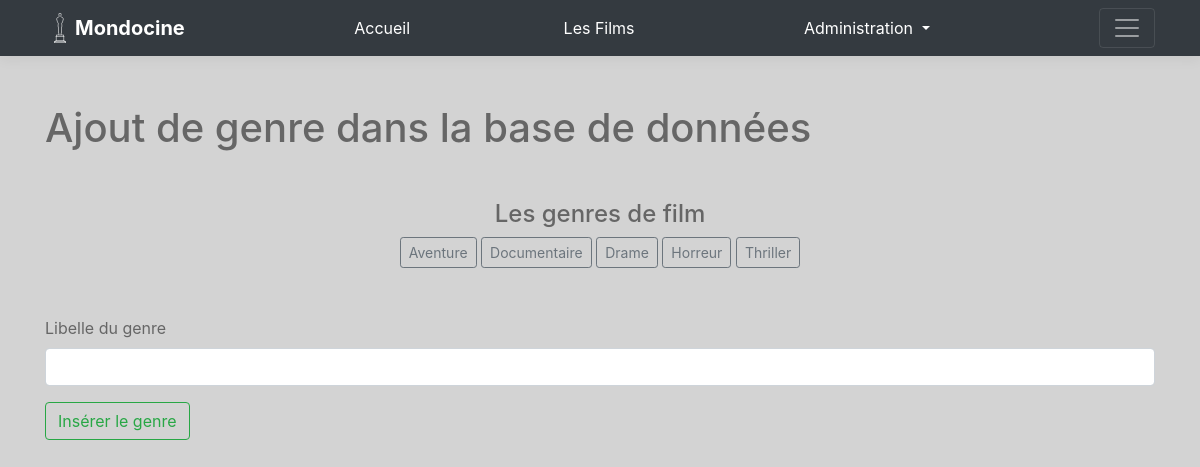
/addGenre (signed in), run on an earlier commit of the app's database.
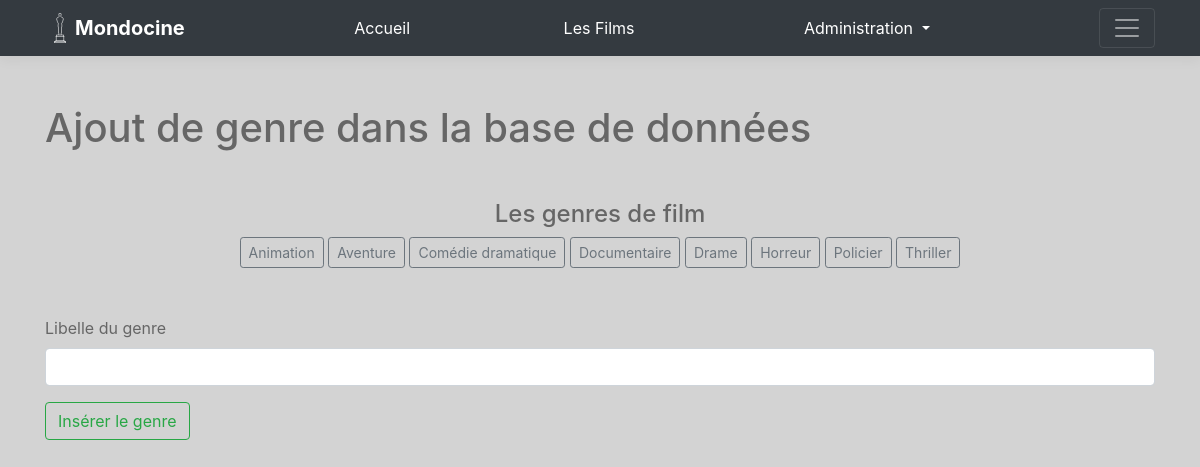
And on a later commit of the database.
### tables this page shows
CREATE TABLE IF NOT EXISTS `genre` (
  `genre_id` int(11) NOT NULL AUTO_INCREMENT,
  `genre_libelle` varchar(100) DEFAULT NULL,
  PRIMARY KEY (`genre_id`)
);

### autoload.php (called while the page is built, shortened)
<?php
function myAutoloader(string $className):void
{
    $className = str_replace("\\", '/', $className);
}

### src/Controller/AddGenreController.php (called while the page is built, shortened)
<?php
class AddGenreController
{
    public function recupGenres()
    {
        $database = new Database();
        $query = "SELECT * FROM genre ORDER BY genre_libelle";
        $genres = $database->query($query,Genre::class);
        return $genres;
    }
    public function addGenre(?int $genreId = 0):array
    {
        $formValidator = new FormValidator();
        $errors = [];
        $genre = new Genre();
        $datas = $this->addrecupGenreId();
        extract($datas);
        $genreId=intval($genreId);
        if (isset($genreId) && $genreId != 0) {
            $genre = $this->detailGenre($genreId,Genre::class);
            $valider = "Mettre à jour le Genre";
            $update = true;
        }else{
            $valider = "Insérer le genre";
        }
        $genre_libelle = $_POST['genre_libelle'] ?? $genre->getGenreLibelle() ?? '';
        return compact('errors', 'success', 'genre', 'formValidator', 'genre_libelle', 'valider');
    }
    public function addrecupGenreId():array
    {
        $url = $_SERVER['REQUEST_URI'];
        $ids = explode('/',substr($url, 10));
        $genreId = $ids[0];
        $genreId = intval($genreId);
        return compact('genreId','action');
    }
}

### src/Utilities/Database.php (called while the page is built, shortened)
<?php
class Database
{
    private $pdo;
    public function connect():void
    {
            $this->pdo = new PDO(
                'mysql:host=localhost;dbname=mondocine',
                'root',
                '',
                [
                    PDO::MYSQL_ATTR_INIT_COMMAND => "SET NAMES utf8mb4",
                    PDO::ATTR_ERRMODE => PDO::ERRMODE_EXCEPTION
                ]
            );
    }
    public function query(string $sql, ?string $className=''): ?array
    {
        if ($className != '') {
            $result = $this->pdo->query($sql);
            return $result->fetchAll(PDO::FETCH_CLASS | PDO::FETCH_PROPS_LATE, $className);
        }else{
            $result = $this->pdo->query($sql);
            return $result->fetchAll();
        }
    }
}

### src/Entity/Genre.php (called while the page is built, shortened)
<?php
class Genre
{
    private $genre_id;
    private $genre_libelle;
    public function getGenreId(): int
    {
        return $this->genre_id ?? 0;
    }
    public function getGenreLibelle(): string
    {
        return $this->genre_libelle ?? '';
    }
}

### templates/addGenre.php (the view, shortened to what this page needs)
<?php
$controller = new AddGenreController();
$formValidator = new FormValidator();
$datas = $controller->addGenre();
$genres = $controller->recupGenres();
extract($datas);
?>
    <main class="container">
        <h1 class="my-5">Ajout de genre dans la base de données</h1>
        <section class=" h-50 w-100 mx-auto text-center" >
            <h4>Les genres de film</h4>
            <?php
            foreach($genres as $genres){
                ?>
            <a href="/addGenre/<?=$genres->getGenreId()?>"><button type="button" class="btn btn-sm btn-outline-secondary"><?=$genres->getGenreLibelle();?>
                </button></a>
                <?php
            }
            ?>
        </section>
        <form method="post" class="my-5">
            <?= $formValidator->generateInputText('genre_libelle', 'text','Libelle du genre',$errors,$genre_libelle) ?>
            <input type="submit" value="<?= $valider ?>" class="btn btn-outline-success">
        </form>
    </main>

What changed in the data, as far as the page shows it:
added genre: genre_libelle "Animation"
added genre: genre_libelle "Comédie dramatique"
added genre: genre_libelle "Policier"
